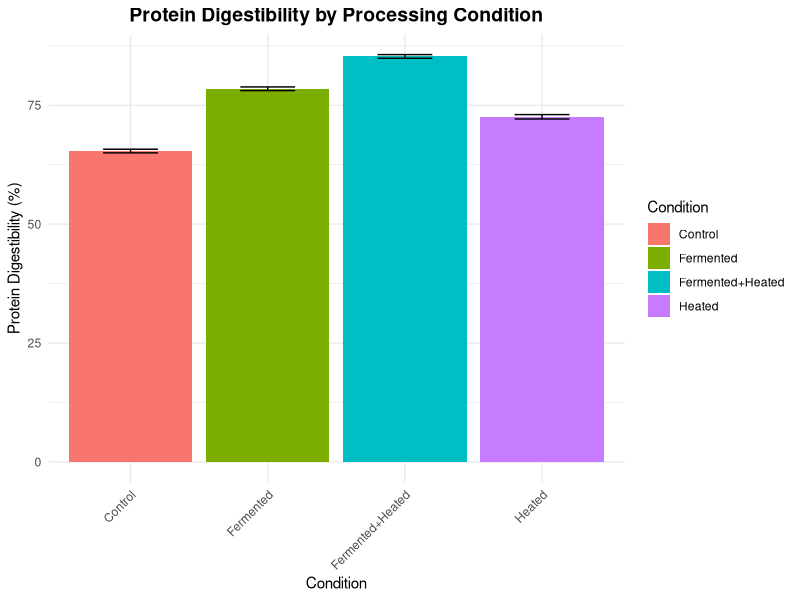
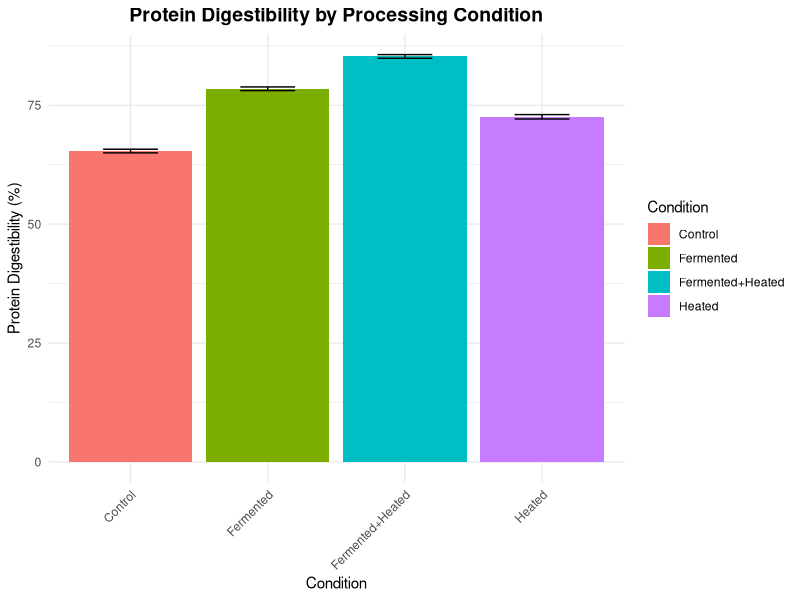
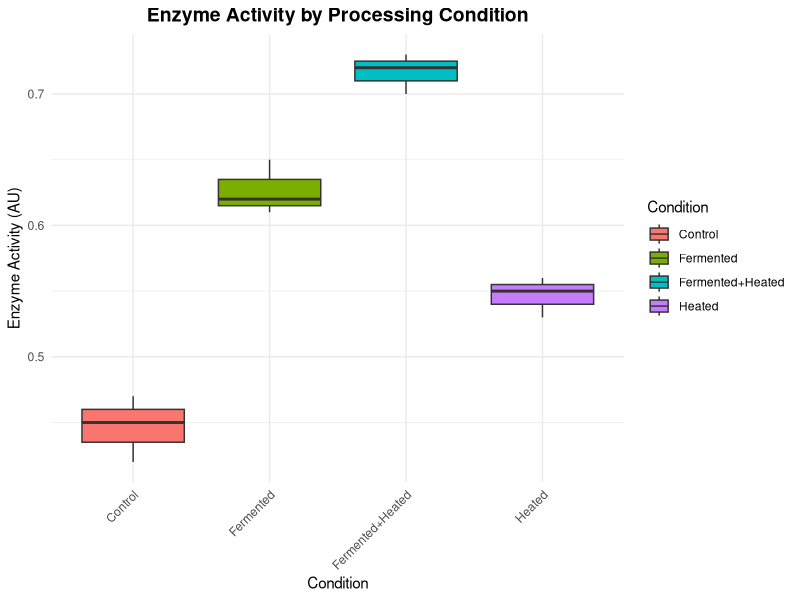

Write R code to recreate these figures, in order.
# visualizations.R
# Creates publication-quality visualizations for digestion data
# Author: Maruf Raihan

install.packages("ggplot2")

library(ggplot2)

data <- read.table("sample_data.txt", header = TRUE, sep = ",")

bar_plot <- ggplot(data, aes(x = Condition, y = Protein_Digestibility, fill = Condition)) +
  stat_summary(fun = mean, geom = "bar") +
  stat_summary(fun.data = mean_se, geom = "errorbar", width = 0.4) +
  theme_minimal() +
  labs(
    title = "Protein Digestibility by Processing Condition",
    x = "Condition",
    y = "Protein Digestibility (%)"
  ) +
  theme(
    plot.title = element_text(hjust = 0.5, size = 14, face = "bold"),
    axis.text.x = element_text(angle = 45, hjust = 1)
  )
ggsave("bar_plot_digestibility.png", bar_plot, width = 6, height = 4)
box_plot <- ggplot(data, aes(x = Condition, y = Enzyme_Activity, fill = Condition)) +
  geom_boxplot() +
  theme_minimal() +
  labs(
    title = "Enzyme Activity by Processing Condition",
    x = "Condition",
    y = "Enzyme Activity (AU)"
  ) +
  theme(
    plot.title = element_text(hjust = 0.5, size = 14, face = "bold"),
    axis.text.x = element_text(angle = 45, hjust = 1)
  )
ggsave("box_plot_activity.png", box_plot, width = 6, height = 4)


bar_plot
